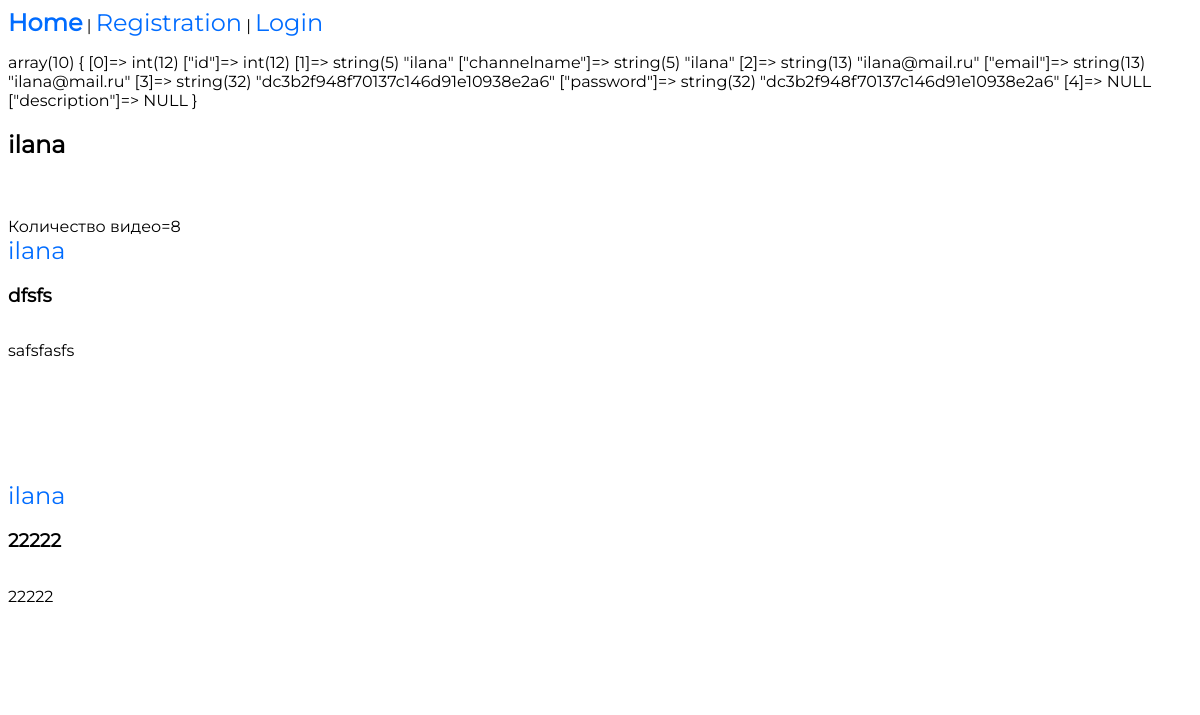
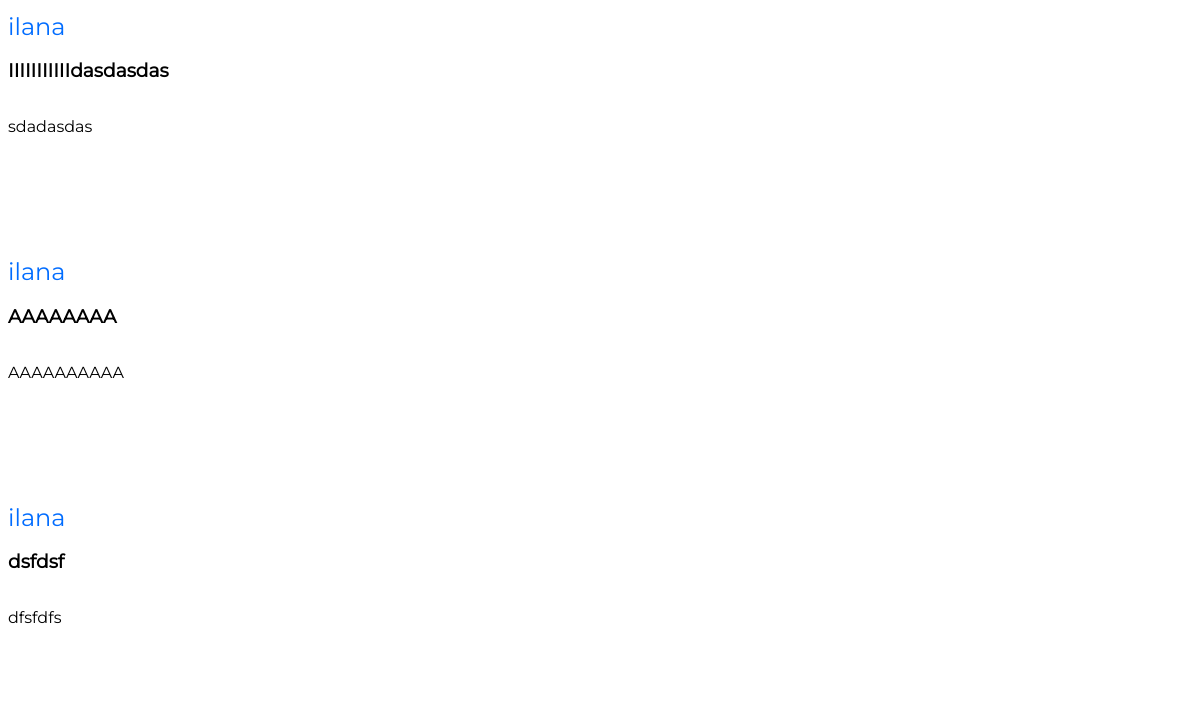
/channel.php?id=12 (upper part), run on an earlier commit of the app's database (2 pictures, top to bottom).
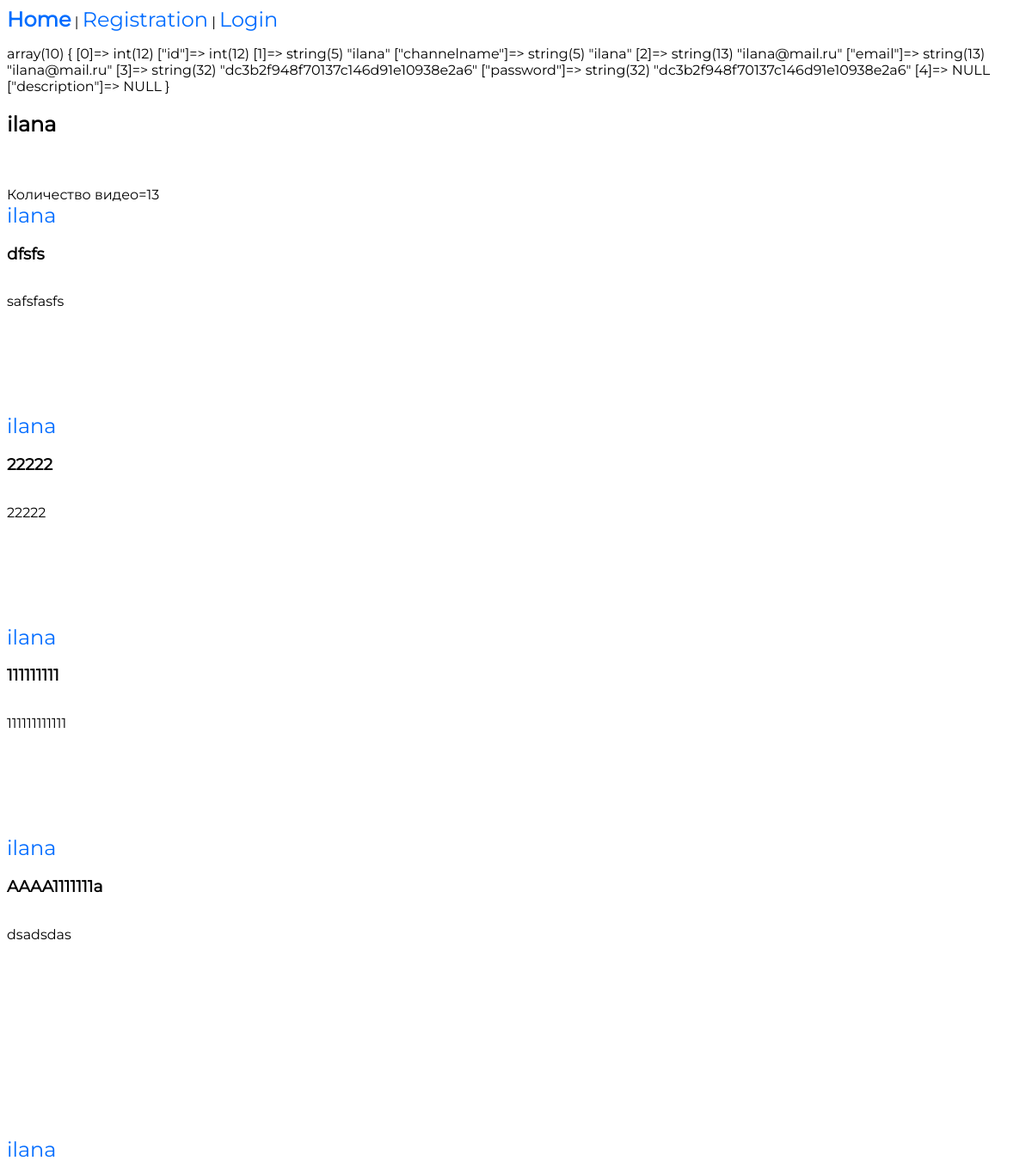
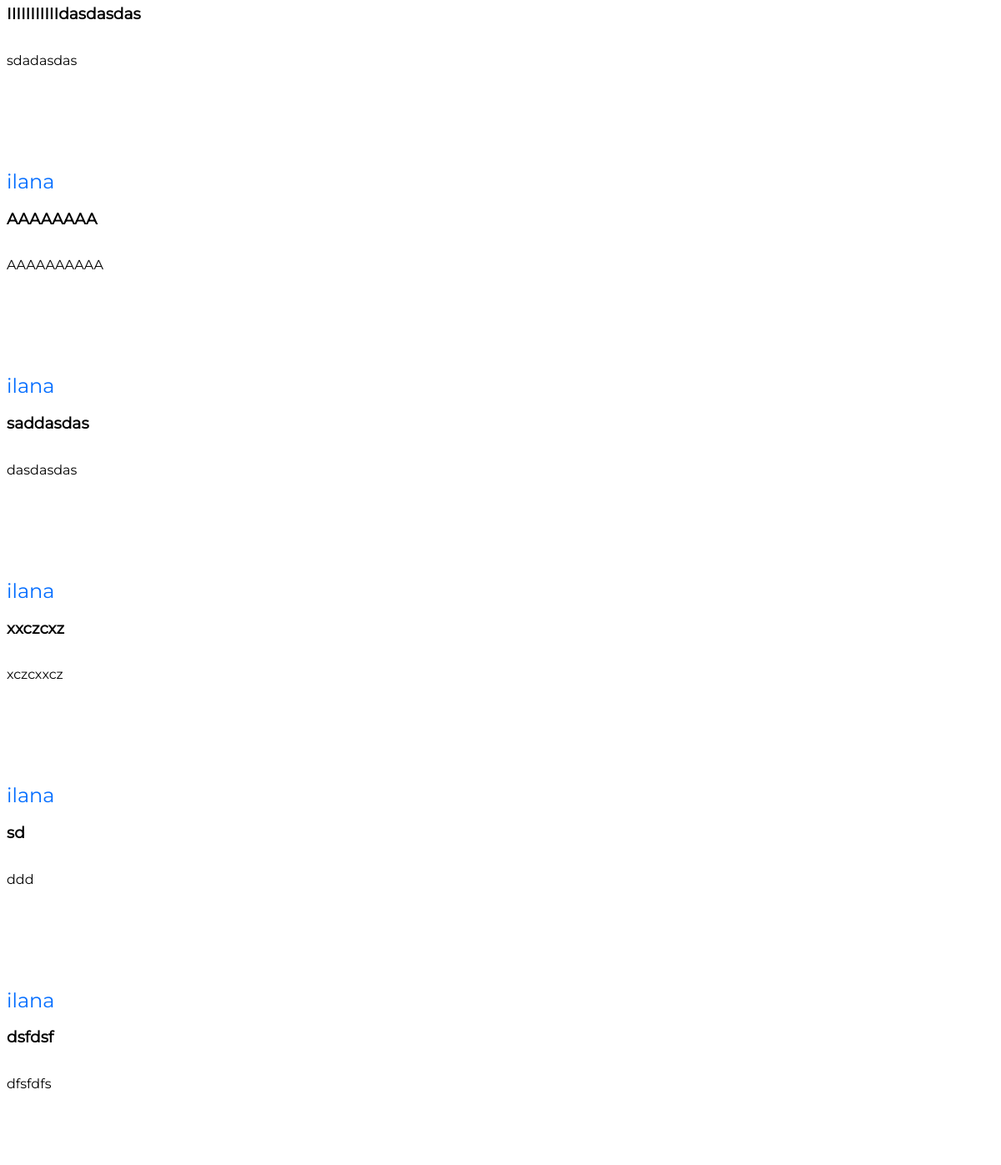
And on a later commit of the database (2 pictures, top to bottom).
### tables this page shows
CREATE TABLE `videos` (
  `id` int(11) NOT NULL,
  `video_url` text NOT NULL,
  `channelname` varchar(50) DEFAULT NULL,
  `videoname` varchar(50) NOT NULL,
  `description` varchar(500) DEFAULT NULL,
  `channel_id` int(11) NOT NULL,
  `image_url` text NOT NULL
);

### includes/db_conn.php (called while the page is built, shortened)
<?php
$db = new PDO('mysql:host=localhost;dbname=test_db', 'root', 'root');
function preparePost($post)
{
    $post['videoname'] = htmlspecialchars($post['videoname']);
    $post['description'] = $post['description'];
    $post['video_url'] = htmlspecialchars($post['video_url']);
    $post['image_url'] =  htmlspecialchars($post['image_url']);
    return $post;
}
function getPost($id)
{
    global $db;
    $post = $db->query("SELECT * FROM videos WHERE id = " . intval($id))->fetch();
    return $post ? preparePost($post) : false;
}

### channel.php (the view, shortened to what this page needs)
<? include 'includes/header.php';
$post = getPost($_GET['id']);
$channel = $db->query("SELECT * FROM users WHERE id = " . intval($post['id']))->fetch();
?>
<p><?= var_dump($channel); ?></p>
<h2><?= $channel['channelname'] ?></h2>
<br>
<br>
<div class="videos">
    <?php
    $ch_id = $post['id'];
    $sqlString = "SELECT * FROM videos WHERE channel_id = $ch_id ORDER BY id DESC";
    $videos = $db->query($sqlString)->fetchAll();
    echo 'Количество видео=' . count($videos);
    ?>
    <?php foreach ($videos as $video) :
        $video = preparePost($video);
    ?>
        <a href="channel.php?id=<?= $video['id'] ?>"><?= $video['channelname'] ?></a>
        <h3><?= $video['videoname'] ?></h3>
        <p><?= $video['description'] ?></p>
        <br>
        <br>
        <a href="show.php?id=<?= $video['id'] ?>"><img src="<?= $video['image_url']  ?>" alt=""></a>
        <br>
        <br>
    <? endforeach; ?>
</div>
<br>
<br>

What changed in the data, as far as the page shows it:
now on this page (row edited): videos: channelname "ilana", videoname "111111111", description "111111111111"
now on this page (row edited): videos: channelname "ilana", videoname "AAAA1111111a", description "dsadsdas", image_url (picture)
now on this page (row edited): videos: channelname "ilana", videoname "saddasdas", description "dasdasdas"
now on this page (row edited): videos: channelname "ilana", videoname "xxczcxz", description "xczcxxcz"
now on this page (row edited): videos: channelname "ilana", videoname "sd", description "ddd"
Also different on the page:
count($videos): "8" → "13"
